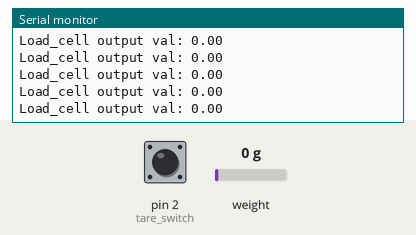
The sketch below on a simulated Arduino Uno, built with avr-gcc and run on an emulated ATmega328P. Shown: the last lines printed to the serial monitor. Inputs (shaded band) come from the test bench; at power-on: pin 2 (tare_switch) HIGH, weight on the scale 0 g.

Above: at 3.6 s.
3.7 s: pin 2 (tare_switch) pulled LOW for 0.15 s
5.3 s: weight on the scale set to 100 g
At 5.32 s:
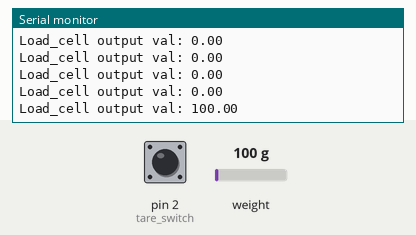
6.8 s: weight on the scale set to 1250 g
At 6.82 s:
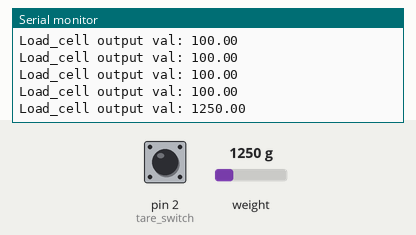
Timing chart, 0 to 9.8 s (numbered marks = the images above; inputs shaded):
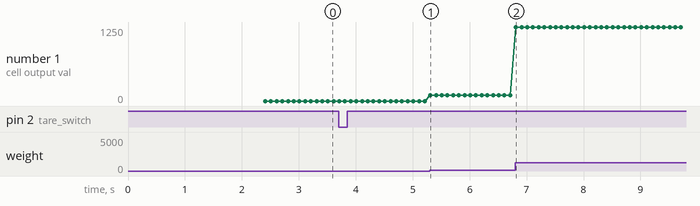

Measured:
- after the input at 5.3 s, the serial monitor: prints a new line at once (image 1)
- after the input at 6.8 s, the serial monitor: prints a new line at once (image 2)
- plotted number 1: 0 → 100 after the input at 5.3 s, 100 → 1250 after the input at 6.8 s

The sketch:

read_load_cell.ino
```cpp
/*
   -------------------------------------------------------------------------------------
   Leer celda de carga
   Sketch para ilustrar el uso de la librería HX711_ADC.

   Este sketch lee constantemente el valor entregado por el CI HX711 y lo comparte por puerto serie.
   Se asume que el valor de calibración está almacenado en la EEPROM, así que asegúrate de calibrarlo antes.
   Hay un pin (tare_switch) asignado para solicitar manualmente la tara (puesta a cero) del peso.

   Leandro Bertoluzzi 2024
   -------------------------------------------------------------------------------------
   Read load cell
   Sketch to illustrate the usage of the library HX711_ADC.

   This sketch constantly reads the value given by the HX711 IC and shares it via serial port.
   It assumes the calibration value is stored in the EEPROM, so be sure to calibrate it previously.
   It adds a pin (tare_switch) to manually request to tare (set to zero) the weight.

   Leandro Bertoluzzi 2024
   -------------------------------------------------------------------------------------
*/

#include <HX711_ADC.h>
#include <EEPROM.h>

// Pins
const int HX711_dout = 4; //mcu > HX711 dout pin
const int HX711_sck = 5; //mcu > HX711 sck pin
const int tare_switch = 2; //mcu < Tare button pin

// HX711 constructor
HX711_ADC LoadCell(HX711_dout, HX711_sck);

// Global variables
const int calVal_eepromAdress = 0;
unsigned long t = 0;

void setup() {
  Serial.begin(57600); delay(10);
  Serial.println();
  Serial.println("Starting...");

  LoadCell.begin();

  // Fetch calibration value from EEPROM
  float calibrationValue;
  EEPROM.get(calVal_eepromAdress, calibrationValue);

  // Initialize with:
  // - Stabilizing time (ms) to improve the precision
  // - Tare, to set the measured value to zero
  unsigned long stabilizingtime = 2000;
  boolean _tare = true; //set this to false if you don't want tare to be performed in the next step
  LoadCell.start(stabilizingtime, _tare);
  if (LoadCell.getTareTimeoutFlag()) {
    Serial.println("Timeout, check MCU>HX711 wiring and pin designations");
    while (1);
  }
  else {
    LoadCell.setCalFactor(calibrationValue); // set calibration value (float)
    Serial.println("Startup is complete");
  }

  // Initialize the digital pin tare_switch as an input
  pinMode(tare_switch, INPUT_PULLUP);
  // Add interruption to request tare manually
  attachInterrupt(digitalPinToInterrupt(tare_switch), tare, RISING);
}

void loop() {
  static boolean newDataReady = 0;
  const int serialPrintInterval = 0; //increase value to slow down serial print activity

  // Check if there is new data, or start a new conversion
  if (LoadCell.update()) newDataReady = true;

  // Get smoothed value from the dataset
  if (newDataReady && millis() > t + serialPrintInterval) {
    float i = LoadCell.getData();
    Serial.print("Load_cell output val: ");
    Serial.println(i);
    newDataReady = 0;
    t = millis();
  }

  // Receive command via serial port:
  // - Send 't' to request tare
  if (Serial.available() > 0) {
    char inByte = Serial.read();
    if (inByte == 't') tare();
  }

  // Check if the last tare operation is complete
  if (LoadCell.getTareStatus() == true) {
    Serial.println("Tare complete");
  }

}

void tare() {
  LoadCell.tareNoDelay();
}
```
